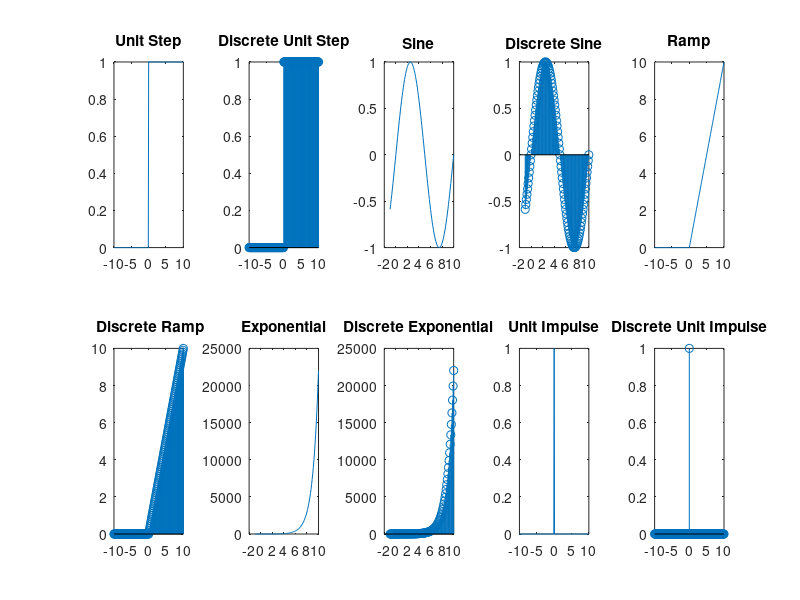

Write the MATLAB code that produced this figure.
% clc;
% clear all;
% close all;
% 
% t1 = -10:0.1:10;
% u_t = [zeros(1,100),ones(1,101)];
% subplot(4,2,1)
% plot(t1,u_t)
% xlabel('t')
% ylabel('u(t)')
% title('Unit Step function')
% 
% t=-2:1:2;
% y=[zeros(1,2), ones(1,1), zeros(1,2)];
% subplot(4,2,2)
% stem(t,y,'c');
% ylabel('u_i(t)');
% xlabel('t');
% title('Unit Impulse')
% 
% 
% t=0:0.1:1;
% r = t1.*u_t
% subplot(4,2,3)
% plot(t1,r,'y');
% ylabel('r(t)');
% xlabel('t');
% title('Unit Ramp')
% 
% t=0:0.1:5;
% y = exp(t)
% subplot(4,2,4);
% plot(t,y,'k');
% xlabel('t');
% ylabel('exp(t)');
% title('Exponential function')
% 
% t = 0:0.1:10;
% y = sin(2*pi*t)
% subplot(4,2,5)
% plot(t,y,'g')
% xlabel('t');
% ylabel('sin(t)');
% title('sine function')
% 
% t = 0:0.1:10;
% y = cos(2*pi*t)
% subplot(4,2,6)
% plot(t,y,'r')
% xlabel('t');
% ylabel('cos(t)');
% title('cosine function')
% 
clc;
clear all;
close all;
t1 = -10: 0.1: 10;
us = [zeros(1,100),ones(1,101)];
subplot(2,5,1);
plot(t1,us);
title('Unit Step');

subplot(2,5,2);
stem(t1,us);
title('Discrete Unit Step');

t = -1: 0.1: 10;

sin_t = sin(2*pi*0.1*t);
subplot(2,5,3);
plot(t,sin_t);
title('Sine');

subplot(2,5,4);
stem(t,sin_t);
title('Discrete Sine');

r = t1.*us;
subplot(2,5,5);
plot(t1,r);
title('Ramp');

subplot(2,5,6);
stem(t1,r);
title(' Discrete Ramp');

subplot(2,5,7);
plot(t,exp(t));
title('Exponential');

subplot(2,5,8);
stem(t,exp(t));
title('Discrete Exponential');

ui = [zeros(1,100),ones(1,1),zeros(1,100)];
subplot(2,5,9);
plot(t1,ui);
title('Unit Impulse');

subplot(2,5,10);
stem(t1,ui);
title('Discrete Unit Impulse');